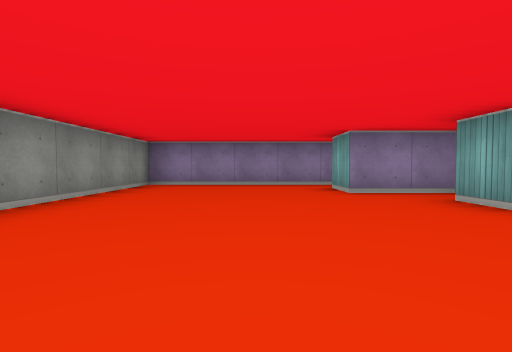
[1] (above)

12 first-person views from a walk through a cub3D level. The camera is about half as high as the walls, tilts 2° down and sees 85° across. The floor is counted in squares. Each view is taken from the middle of a square. On the plan, view 1 faces up. The plan holds only what a view shows up to about 9 squares ahead; the rest is blank.

[2]
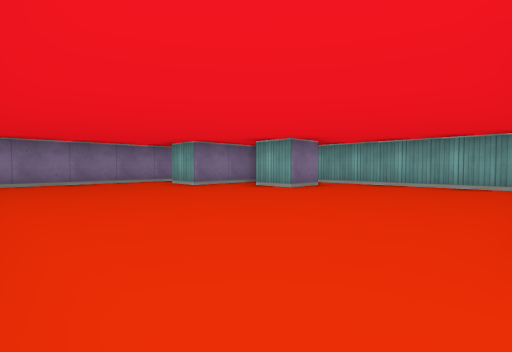

[3]
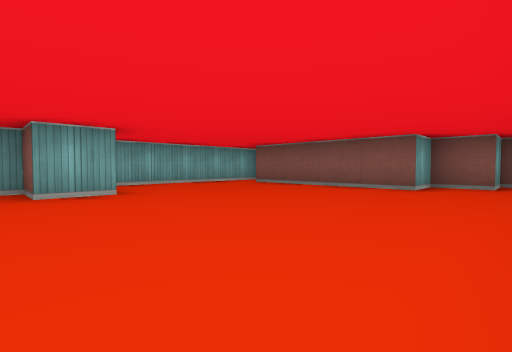

[4]
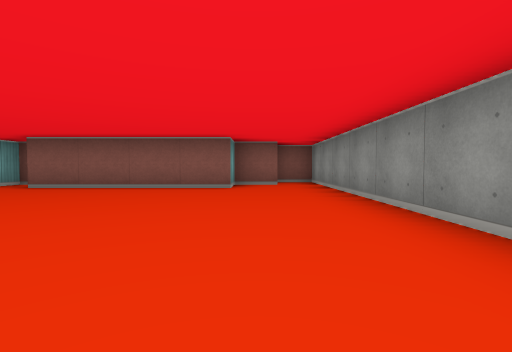

[5]
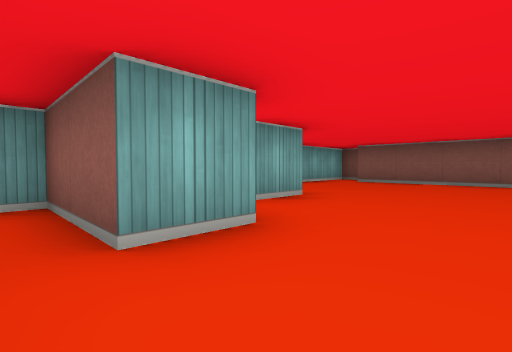

[6]
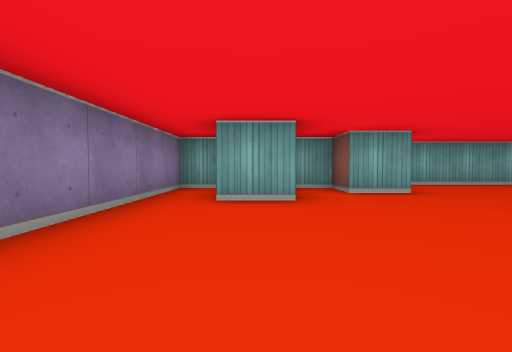

[7]
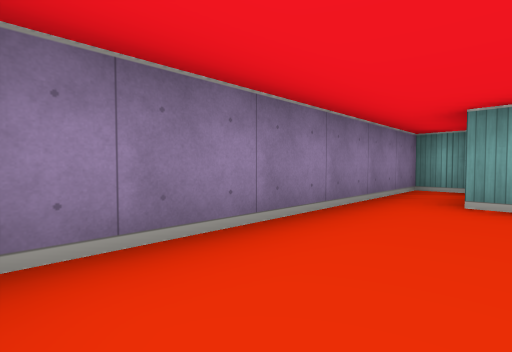

[8]
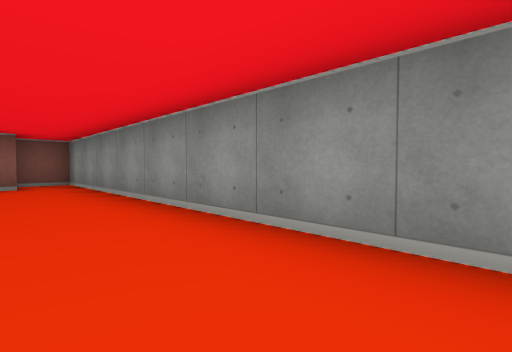

[9]
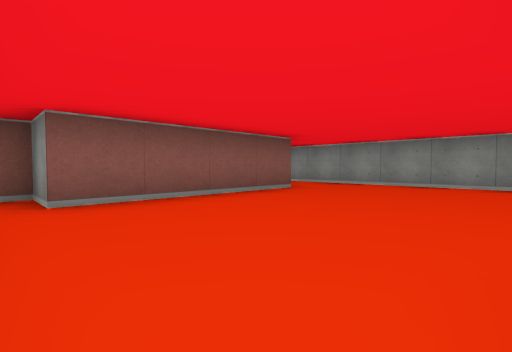

[10]
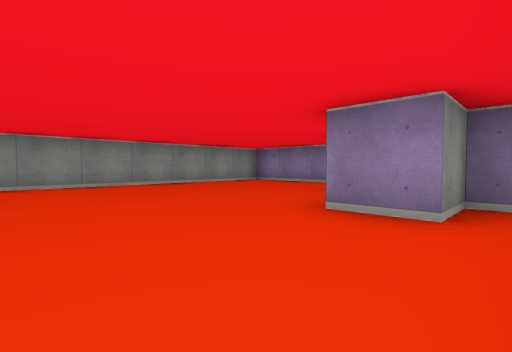

[11]
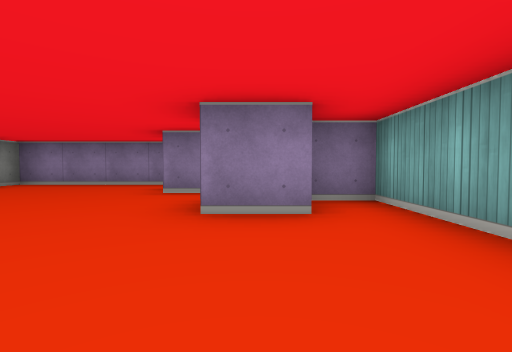

[12]
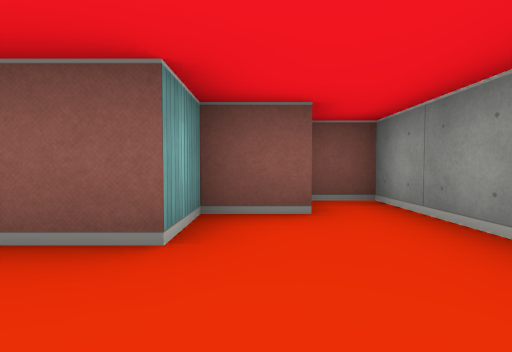

### Floor plan
Points are (right, up) in squares from view 1. A wall is a line through its corners. A room is listed if a view was taken in it or the views show most of it. See-through windows are left out.
Room 1 (views 1, 2, 3, 4, 5, 6, 7, 8, 9, 10, 11, 12)
walls: (2.5, 2.5) (2.5, 3.5); (1.5, 4.5) (1.5, 5.5) (3.5, 5.5) (3.5, 6.5) (-2.5, 6.5) (-2.5, -3.5) (-1.5, -3.5) (-1.5, -2.5) (-0.5, -2.5) (-0.5, -1.5) (3.5, -1.5) (3.5, -2.5) (4.5, -2.5) (4.5, 3.5) (3.5, 3.5) (3.5, 2.5) (2.5, 2.5); (3.5, 3.5) (3.5, 4.5) (1.5, 4.5)

Positions as (right, up) in squares from view 1, and headings:
1: (0, 0), facing up
2: (-2, -1), facing up-right
3: (-2, 4), facing down-right
4: (-1, 4), facing down
5: (0, 6), facing down-right
6: (-2, 5), facing right
7: (-2, 5), facing up-right
8: (-1, 4), facing down-left
9: (4, 2), facing down-left
10: (4, 0), facing up-left
11: (3, 0), facing up
12: (-1, 0), facing down
